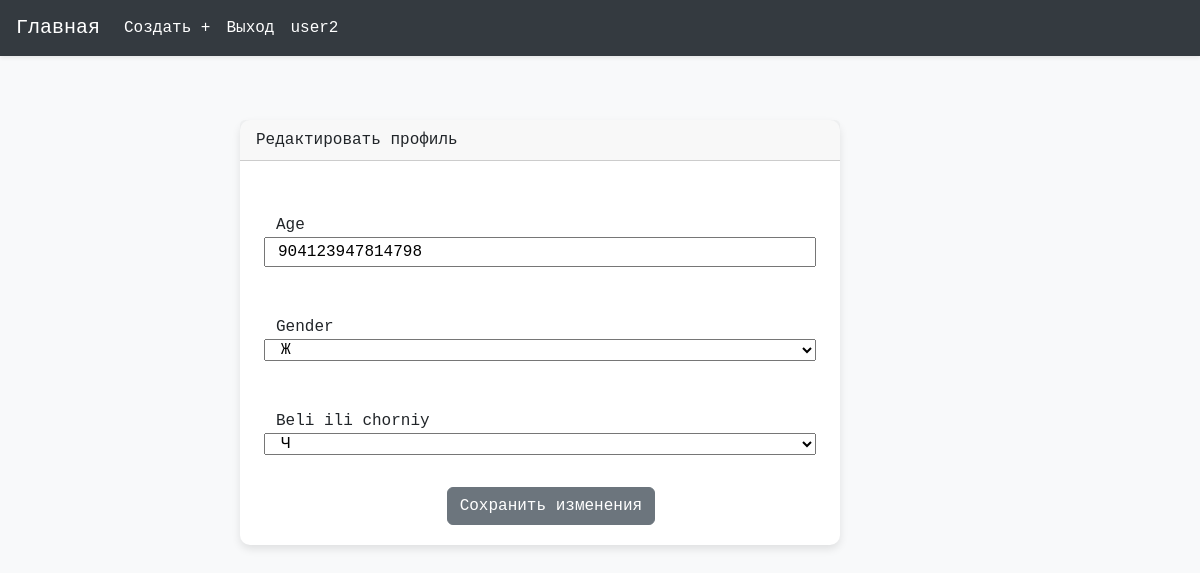
The page /profile/user2/edit/ (signed in) on the database its author committed.
### people/models.py (models this page shows, shortened)
class Profile(models.Model):
    user = models.OneToOneField(User, on_delete=models.CASCADE)
    age = models.IntegerField(blank=True, null=True)
    GENDER_CHOICES = [
        ('M', 'М'),
        ('Ж', 'Ж'),
    ]
    Belie_Chorniy = [
        ("Ч", "Ч"),
        ("Б", "Б"),
    ]
    gender = models.CharField(max_length=1, choices=GENDER_CHOICES, blank=True, null=True)
    Beli_ili_chorniy = models.CharField(max_length=1, choices=Belie_Chorniy, blank=True, null=True)

### people/views.py (the view)
# urls.py: path('<str:username>/edit/', people_views.edit_profile, name='edit_profile'),
def edit_profile(request, username):
    user_profile = get_object_or_404(Profile, user__username=username)
    if request.user != user_profile.user:
        return render(request, 'Content/access_denied.html')
    if request.method == 'POST':
        form = ProfileForm(request.POST, instance=user_profile)
        if form.is_valid():
            form.save()
    else:
        form = ProfileForm(instance=user_profile)
    return render(request, 'people/edit_profile.html', {'form': form, 'username': username})

### people/forms.py
class ProfileForm(forms.ModelForm):
    class Meta:
        model = Profile
        fields = ['age', 'gender', 'Beli_ili_chorniy',]

### templates/people/edit_profile.html (shortened to what this page needs)
{% extends "base.html" %}
{% block content %}
  <div class="row justify-content-center">
    <div class="col-md-8 p-5">
      <div class="card">
        <div class="card-header">
          Редактировать профиль
        </div>
        <div class="card-body">
          <form method="post" action="">
            {% for field in form %}
              <div class="form-group row my-3 p-3">
                <label for="{{ field.id_for_label }}">
                  {{ field.label }}
                </label>
                {{ field }}
              </div>
            {% endfor %}
            <div class="col-md-6 offset-md-4">
              <button type="submit" class="btn btn-secondary">
                Сохранить изменения
              </button>
            </div>
          </form>
        </div>
      </div>
    </div>
  </div>
{% endblock %}

### templates/base.html (shortened to what this page needs)
<!DOCTYPE html>
{% load static %}
<html lang="en">
<head>
    <link href="https://cdn.jsdelivr.net/npm/bootstrap@5.3.2/dist/css/bootstrap.min.css" rel="stylesheet">
    <link href="https://cdnjs.cloudflare.com/ajax/libs/font-awesome/6.0.0-beta3/css/all.min.css" rel="stylesheet">
    <link rel="stylesheet" href="{% static 'CSS/styles.css' %}">
</head>
<body>
    <nav id="navbar-example2" class="navbar navbar-expand-lg navbar-light bg-light px-3 mb-3 shadow-sm">
        <a class="navbar-brand" href="{% url 'content:home' %}">Главная</a>
        <div class="collapse navbar-collapse" id="navbarNav">
            <ul class="navbar-nav ml-auto">
                {% if user.is_authenticated %}
                    <li class="nav-item">
                        <a class="nav-link" href="{% url 'content:create_post' user.username %}">Создать +</a>
                    </li>
                    <li class="nav-item">
                        <a class="nav-link" href="/auth/logout/">Выход</a>
                    </li>
                    <li class="nav-item">
                        <a class="nav-link" href="{% url 'people:profile' request.user %}">{{ request.user }}</a>
                    </li>
                {% endif %}
            </ul>
        </div>
    </nav>
    {% block content %}
    {% endblock %}
</body>
</html>

### static/CSS/styles.css (style rules this page uses)
body { background: #f8f9fa; font-family: 'consolas', monospace; }
.navbar { background: #343a40 !important; }
.navbar-brand, .nav-link { color: #ffffff !important; }
.card { width: 100%; max-width: 600px; margin-bottom: 40px; border: none; border-radius: 10px; box-shadow: 0 4px 8px rgba(0,0,0,0.1); }
.card-body { padding: 20px; }
a { color: #009f70; text-decoration: none; }

### rows shown on the page
Profile: form "904123947814798" "Ж" "Ч"

### other values the page prints
{{ request.user }} "user2"
{{ field.label }} "Age" "Gender" "Beli ili chorniy"
